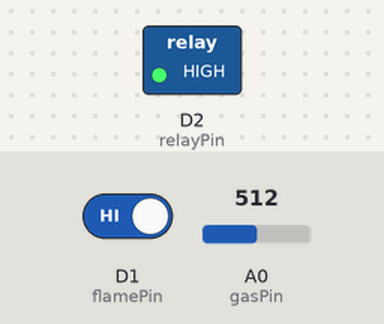
Bench run of a sketch on a simulated ESP8266 (NodeMCU). On the bench: switched loads named in the sketch (green lamp = pin HIGH). The test bench sets the inputs (shaded band); at power-on: D1 (flamePin) HIGH, A0 (gasPin) = 512. WiFi joins after 1.5 s; servers stay silent unless stated; uploads are accepted with an empty reply; what the sketch prints to the serial monitor is not drawn.

Above: at 0.1 s.
At 2.9 s:
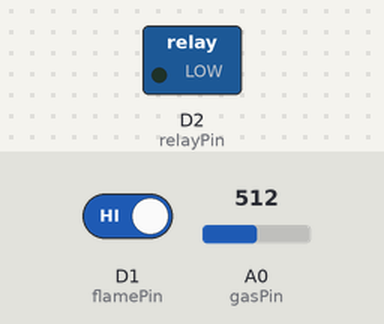
3.0 s: D1 (flamePin) driven LOW
Timing chart, 0 to 6.0 s (numbered marks = the images above; inputs shaded):
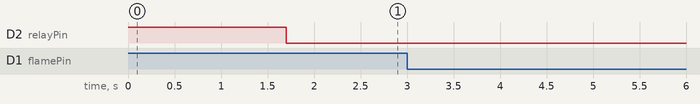

Measured:
- after the input at 3.0 s, every drawn part: stays the same

The sketch:

DB.ino
```cpp
#include <ESP8266WiFi.h>
#include <WiFiClientSecure.h>
#include <ESP8266HTTPClient.h>

// ================= 1. ตั้งค่า WIFI =================
const char* ssid     = "TECNO POVA 6 Pro 5G";
const char* password = "14092544";

// ================= 2. ตั้งค่า LINE Messaging API =================
const char* lineHost = "api.line.me";
const char* accessToken = "LSmXROaNyWBDB6CXvsrQnXSE3vgX/oObcIaxGwSkrwS4V2V24IAl0Eusz2ZM3fiX0qcw5ifzMh8NfnPzviOUFc66UgdDDD+CmThQZH1kjmbH5DiQScPY2wa19CrOxgRE9sfMgeFBcCLb0G/uzjEHJgdB04t89/1O/w1cDnyilFU=LSmXROaNyWBDB6CXvsrQnXSE3vgX/oObcIaxGwSkrwS4V2V24IAl0Eusz2ZM3fiX0qcw5ifzMh8NfnPzviOUFc66UgdDDD+CmThQZH1kjmbH5DiQScPY2wa19CrOxgRE9sfMgeFBcCLb0G/uzjEHJgdB04t89/1O/w1cDnyilFU=";
String targetID = "Cf1f5aefc45f33c82d8bc303aa984fdef";

// ================= 3. ตั้งค่า WEB API (Vercel) =================
const char* gasApiUrl   = "https://gas-hee.vercel.app/api/gas";
const char* flameApiUrl = "https://gas-hee.vercel.app/api/flame";

// ================= 4. ตั้งค่า ขาอุปกรณ์ =================
int gasPin = A0;
int flamePin = D1;
int relayPin = D2;

int gasVal = 0;
int flameState = HIGH;
int gasThreshold = 500;

// ตัวแปรกันส่งไลน์รัวๆ
bool isGasAlertSent = false;
bool isFireAlertSent = false;

// ตัวแปรจับเวลาสำหรับส่ง API
unsigned long lastApiTime = 0;
// เราจะใช้ตัวแปรนี้กำหนดความถี่ในการส่ง (ไม่ต้องใส่ const เพราะค่าจะเปลี่ยนไปมาได้)
long apiInterval = 10000;

void setup() {
  Serial.begin(115200);

  pinMode(flamePin, INPUT);
  pinMode(relayPin, OUTPUT);
  digitalWrite(relayPin, HIGH); // ปิดพัดลมก่อน (Active LOW)

  Serial.println();
  Serial.print("Connecting to WiFi");
  WiFi.begin(ssid, password);
  while (WiFi.status() != WL_CONNECTED) {
    delay(500);
    Serial.print(".");
  }
  Serial.println("\nWiFi Connected!");

  sendLinePush("System Online: เชื่อมต่อครบวงจร (Smart Interval Mode)!");
}

void loop() {
  // --- 1. อ่านค่าเซ็นเซอร์ ---
  gasVal = analogRead(gasPin);
  flameState = digitalRead(flamePin);

  // --- 2. แสดงผล Monitor ---
  Serial.print("Gas: "); Serial.print(gasVal);
  Serial.print(" | Flame: ");
  if(flameState == LOW) Serial.print("FIRE!"); else Serial.print("Safe");
  Serial.println();

  // --- 3. ระบบพัดลม (Fan Control) ---
  if (gasVal > gasThreshold || flameState == LOW) {
    digitalWrite(relayPin, LOW); // เปิดพัดลม
  } else {
    digitalWrite(relayPin, HIGH); // ปิดพัดลม
  }

  // --- 4. ระบบแจ้งเตือน LINE (Gas) ---
  if (gasVal > gasThreshold) {
    if (!isGasAlertSent) {
      sendLinePush("⚠️ อันตราย! แก๊สรั่ว (ระดับ: " + String(gasVal) + ")");
      isGasAlertSent = true;
    }
  } else {
    isGasAlertSent = false;
  }

  // --- 5. ระบบแจ้งเตือน LINE (Fire) ---
  if (flameState == LOW) {
    if (!isFireAlertSent) {
      sendLinePush("🔥 ไฟไหม้! ตรวจพบเปลวไฟ!");
      isFireAlertSent = true;
    }
  } else {
    isFireAlertSent = false;
  }

  // ================= 6. ระบบส่ง API (ปรับเปลี่ยนตามสถานการณ์) =================

  // เช็คว่ามีเหตุฉุกเฉินไหม?
  bool isEmergency = (gasVal > gasThreshold || flameState == LOW);

  if (isEmergency) {
    // [เคสฉุกเฉิน] ส่งทุกๆ 1 วินาที (เพื่อให้หน้าเว็บอัปเดตทันที)
    apiInterval = 1000;
  } else {
    // [เคสปกติ] ส่งทุกๆ 10 วินาที (ประหยัดเน็ต/แรม)
    apiInterval = 10000;
  }

  // ตรวจสอบเวลา
  unsigned long currentMillis = millis();
  if (currentMillis - lastApiTime >= apiInterval) {
    lastApiTime = currentMillis;

    // เรียกฟังก์ชันส่งข้อมูล
    Serial.print(">> Sending API (Interval: "); Serial.print(apiInterval); Serial.println("ms)");
    sendGasToAPI();
    sendFlameToAPI();
  }

  // ลดเวลา delay หลักลงเหลือ 0.1 วินาที เพื่อให้ระบบตรวจจับตอบสนองไวขึ้น
  // (เพราะเราใช้ millis() คุมเวลาส่ง API แล้ว ไม่จำเป็นต้อง delay นานๆ)
  delay(100);
}

// ================= ฟังก์ชันส่ง LINE =================
void sendLinePush(String message) {
  WiFiClientSecure client;
  client.setInsecure();

  if (!client.connect(lineHost, 443)) {
    Serial.println("Line Connection failed");
    return;
  }

  String payload = "{\"to\":\"" + targetID + "\",\"messages\":[{\"type\":\"text\",\"text\":\"" + message + "\"}]}";

  client.println("POST /v2/bot/message/push HTTP/1.1");
  client.println("Host: " + String(lineHost));
  client.println("Authorization: Bearer " + String(accessToken));
  client.println("Content-Type: application/json");
  client.println("Content-Length: " + String(payload.length()));
  client.println();
  client.println(payload);
}

// ================= ฟังก์ชันส่ง Gas API =================
void sendGasToAPI() {
  if (WiFi.status() != WL_CONNECTED) return;

  WiFiClientSecure client;
  client.setInsecure();
  client.setBufferSizes(1024, 1024);

  HTTPClient http;

  if (http.begin(client, gasApiUrl)) {
    http.addHeader("Content-Type", "application/json");

    String gasState = "SAFE";
    if (gasVal > gasThreshold) gasState = "DANGER";
    else if (gasVal > gasThreshold - 100) gasState = "WARNING";

    String payload = "{\"gas_val\":" + String(gasVal) + ",\"gas_state\":\"" + gasState + "\"}";

    int httpCode = http.POST(payload);
    if (httpCode > 0) {
      Serial.printf("✅ Gas API Sent: %d\n", httpCode);
    } else {
      Serial.printf("❌ Gas API Failed: %s\n", http.errorToString(httpCode).c_str());
    }
    http.end();
  }
}

// ================= ฟังก์ชันส่ง Flame API =================
void sendFlameToAPI() {
  if (WiFi.status() != WL_CONNECTED) return;

  WiFiClientSecure client;
  client.setInsecure();
  client.setBufferSizes(1024, 1024);

  HTTPClient http;

  if (http.begin(client, flameApiUrl)) {
    http.addHeader("Content-Type", "application/json");

    String fStatus = "NORMAL";
    if (flameState == LOW) fStatus = "FIRE DETECTED";

    String payload = "{\"flame_status\":\"" + fStatus + "\"}";

    int httpCode = http.POST(payload);
    if (httpCode > 0) {
      Serial.printf("✅ Flame API Sent: %d\n", httpCode);
    } else {
      Serial.printf("❌ Flame API Failed: %s\n", http.errorToString(httpCode).c_str());
    }
    http.end();
  }
}
```
